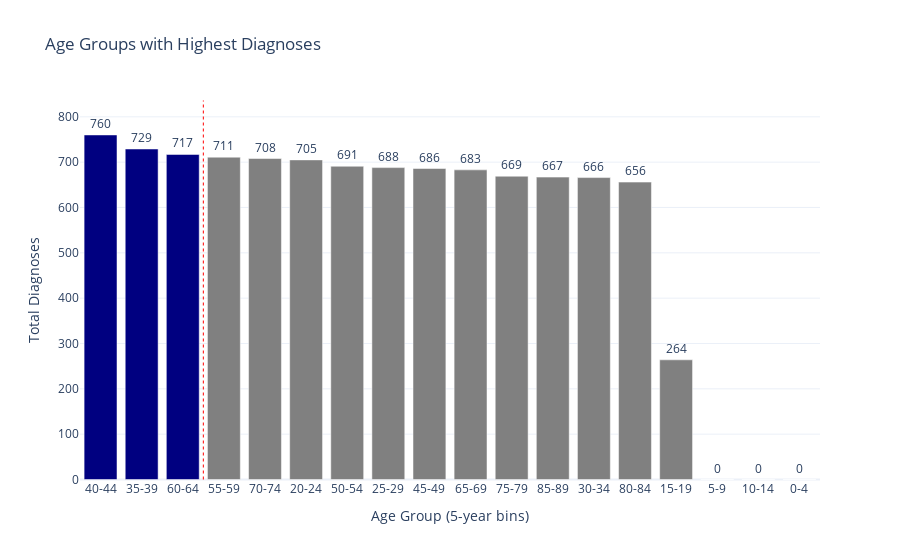

Notebook cell for this chart:
### Code cell
# Bin ages into 5-year intervals
bins = list(range(0, df["Age"].max() + 5, 5))  
labels = [f"{b}-{b+4}" for b in bins[:-1]]  

df["Age_Group"] = pd.cut(df["Age"], bins=bins, labels=labels, right=False)

# Count occurrences of each diagnosis by age group
df_age_diag = df.groupby(["Age_Group"]).size().reset_index(name="Count")

# Sort age groups based on total diagnosis count (descending order)
df_age_diag = df_age_diag.sort_values(by="Count", ascending=False)

# Identify the top 3 age groups
top_3_groups = df_age_diag["Age_Group"].head(3).tolist()

# Assign colors: Maroon for top 3, Gray for others
df_age_diag["Color"] = df_age_diag["Age_Group"].apply(lambda x: "maroon" if x in top_3_groups else "gray")

# Create bar chart
fig = px.bar(df_age_diag, 
             x="Age_Group", 
             y="Count", 
             text="Count",
             title="Age Groups with Highest Diagnoses",
             color="Color",
             color_discrete_map={"maroon": "navy", "gray": "gray"})  

# Add a **VERTICAL** dotted line separating the top 3 groups
fig.add_shape(
    type="line",
    x0=2.5, x1=2.5,  # Position at the boundary of the top 3
    y0=0, y1=df_age_diag["Count"].max() * 1.1,  
    line=dict(color="red", width=1, dash="dot")
)

# Customize layout
fig.update_traces(textposition="outside", textfont_size=12)
fig.update_layout(
    xaxis_title="Age Group (5-year bins)", 
    yaxis_title="Total Diagnoses",
    xaxis=dict(type="category"),  
    template="plotly_white",
    showlegend=False  
)

# Show plot
fig.show()

### Figure 1 — Plotly figure (JSON) as saved in the notebook; plotly's stock layout.template omitted (floating-point values rounded to 4 significant figures)
{"data": [{"alignmentgroup": "True", "hovertemplate": "Color=maroon<br>Age_Group=%{x}<br>Count=%{text}<extra></extra>", "legendgroup": "maroon", "marker": {"color": "navy", "pattern": {"shape": ""}}, "name": "maroon", "offsetgroup": "maroon", "orientation": "v", "showlegend": true, "text": [760, 729, 717], "textfont": {"size": 12}, "textposition": "outside", "type": "bar", "x": ["40-44", "35-39", "60-64"], "xaxis": "x", "y": [760, 729, 717], "yaxis": "y"}, {"alignmentgroup": "True", "hovertemplate": "Color=gray<br>Age_Group=%{x}<br>Count=%{text}<extra></extra>", "legendgroup": "gray", "marker": {"color": "gray", "pattern": {"shape": ""}}, "name": "gray", "offsetgroup": "gray", "orientation": "v", "showlegend": true, "text": [711, 708, 705, 691, 688, 686, 683, 669, 667, 666, 656, 264, 0, 0, 0], "textfont": {"size": 12}, "textposition": "outside", "type": "bar", "x": ["55-59", "70-74", "20-24", "50-54", "25-29", "45-49", "65-69", "75-79", "85-89", "30-34", "80-84", "15-19", "5-9", "10-14", "0-4"], "xaxis": "x", "y": [711, 708, 705, 691, 688, 686, 683, 669, 667, 666, 656, 264, 0, 0, 0], "yaxis": "y"}], "layout": {"barmode": "relative", "legend": {"title": {"text": "Color"}, "tracegroupgap": 0}, "shapes": [{"line": {"color": "red", "dash": "dot", "width": 1}, "type": "line", "x0": 2.5, "x1": 2.5, "y0": 0, "y1": 836.0}], "showlegend": false, "title": {"text": "Age Groups with Highest Diagnoses"}, "xaxis": {"anchor": "y", "domain": [0, 1], "title": {"text": "Age Group (5-year bins)"}, "type": "category"}, "yaxis": {"anchor": "x", "domain": [0, 1], "title": {"text": "Total Diagnoses"}}}}
